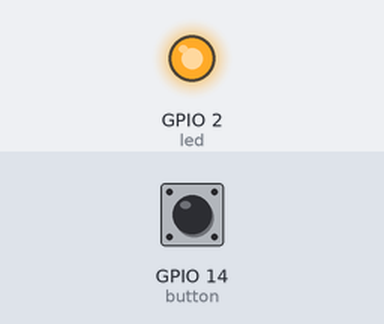
A program run on a simulated ESP32 board running MicroPython. Shown: output pins drawn as LEDs (lit = HIGH). The inputs (shaded band) are chosen by the test bench; at power-on: GPIO 14 (button) HIGH. What the program prints to the serial console is not drawn.

Above: at 1.2 s.
1.3 s: GPIO 14 (button) pulled LOW for 3 s
At 6.6 s:
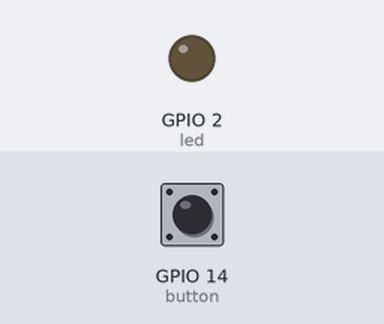
Timing chart, 0 to 21.1 s (numbered marks = the images above; inputs shaded):
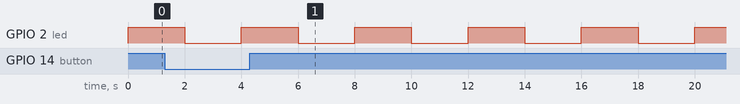

Measured:
- by itself, GPIO 2 (led): alternates HIGH for 2.0 s and LOW for 2.0 s

The program:

step1_polling.py
```python
from machine import Pin
import time

button = Pin(14, Pin.IN, Pin.PULL_UP)
led = Pin(2, Pin.OUT)

while True:
    led.value(1)
    time.sleep(2)  # 2초 동안 켜 두기
    led.value(0)
    time.sleep(2)  # 2초 동안 꺼 두기
    if button.value() == 0:  # 여기서만 버튼을 확인해요
        print("눌렸다!")
```
